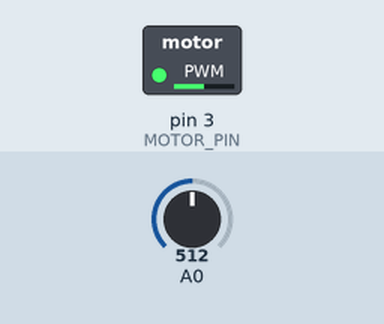
Simulated run of this sketch. Board: Arduino Uno, built with avr-gcc and run on an emulated ATmega328P. Parts: switched loads named in the sketch (green lamp = pin HIGH). The inputs (shaded band) are chosen by the test bench; at power-on: A0 = 512.

Above: at 1.2 s.
1.3 s: A0 set to 716
At 2.0 s:
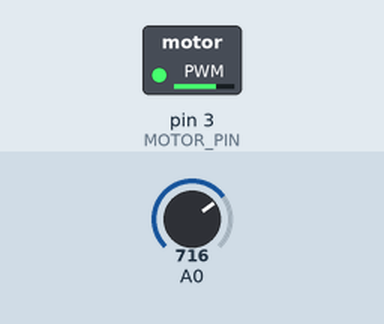
2.8 s: A0 set to 900
At 3.2 s:
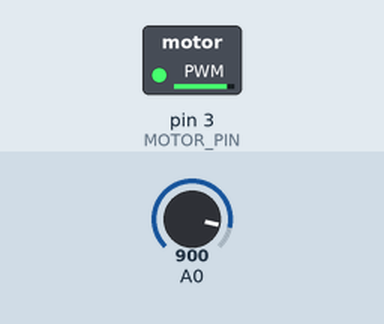
4.3 s: A0 set to 122
At 5.5 s:
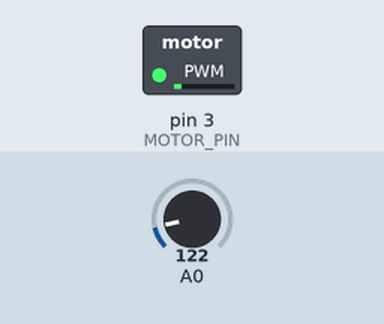
5.8 s: A0 set to 0
At 6.7 s:
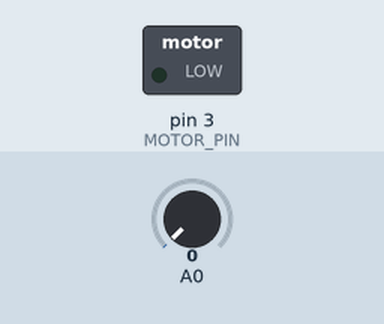
7.3 s: A0 set to 511
At 7.8 s:
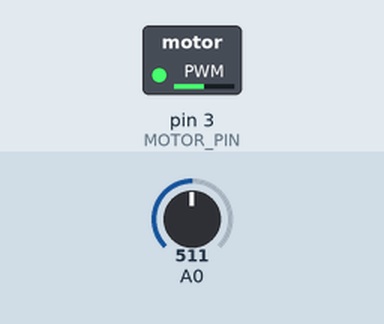
Timing chart, 0 to 9.8 s (numbered marks = the images above; inputs shaded):
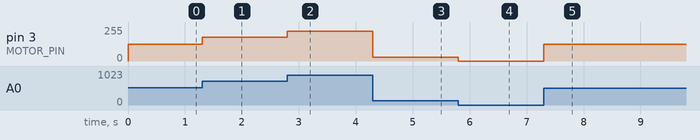

Measured:
- after the input at 1.3 s, pin 3 (MOTOR_PIN): 127/255 → 178/255 at once
- after the input at 2.8 s, pin 3 (MOTOR_PIN): 178/255 → 224/255 at once
- after the input at 4.3 s, pin 3 (MOTOR_PIN): 224/255 → 30/255 at once
- after the input at 5.8 s, pin 3 (MOTOR_PIN): 30/255 → 0/255 at once
- after the input at 7.3 s, pin 3 (MOTOR_PIN): 0/255 → 127/255 at once

The sketch:

activity2-speed-sketch.ino
```cpp
/* Sketch for 105-110 Activity 2 - speed
 * Written by Brian Cox
 * 5/29/2019
*/

#define MOTOR_PIN 3 // Precompiler directive to keep track of our digital pin

// variables will change:
int voltageDivider = 0;         // Variable to store the value of the voltage divider
int pwmValue = 0;               // Variable to store the result of the conversion from the voltage divider value

void setup() {
    pinMode(MOTOR_PIN, OUTPUT); // Initialize the motor pin as an output
}

void loop() {
  voltageDivider = analogRead(A0); // Read the value of the voltage divider
  pwmValue = map(voltageDivider, 0, 1023, 0, 255); // Convert the range from the voltage divider to the range used for PWM output
  analogWrite(MOTOR_PIN, pwmValue); // Send the coverted value out to the pin as PWM
}
```
